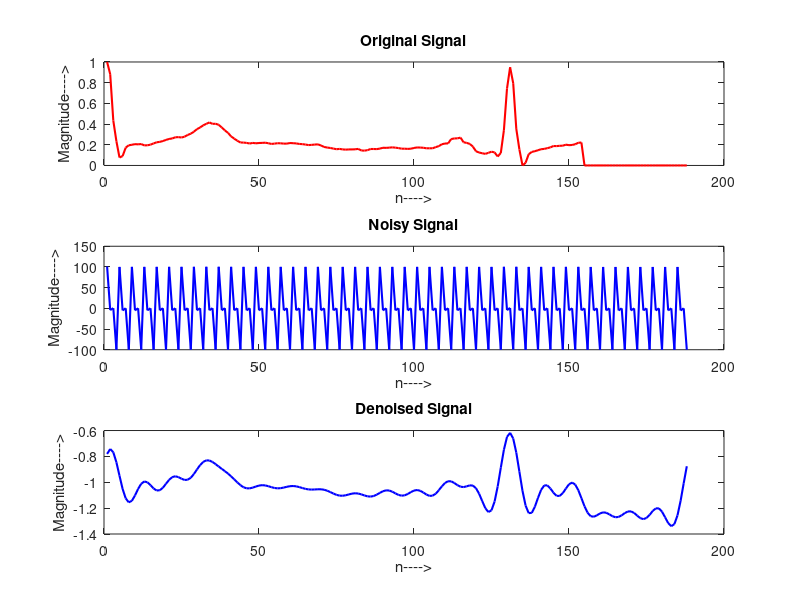
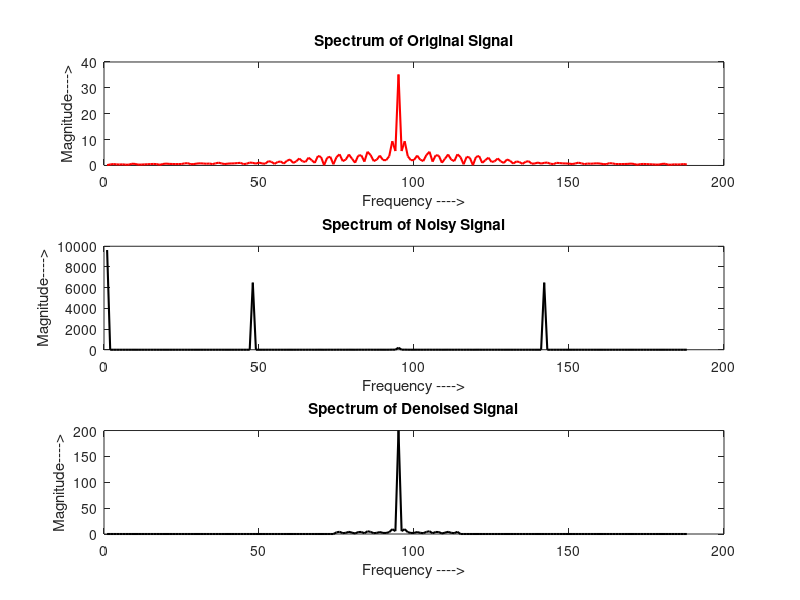
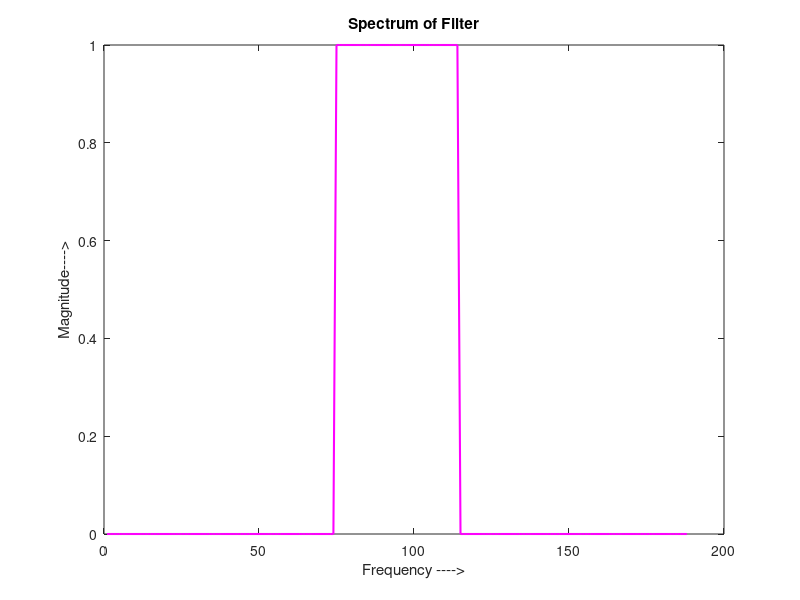

Reproduce these figures in MATLAB, in order.

%    Filtering the noise using fft


clear all; close all; clc;

n = 1:188;
load('ecg.mat');
x=ecg(1,:);
zz= [100 -5 0 -100];
noise=repmat(zz,[1,47]);

y = x + noise; % noisy signal

figure(1);
subplot(3,1,1); plot(n,x,'r','LineWidth',1.5); % let's use plot instead of stem
xlabel('n---->'); ylabel('Magnitude---->');
title('Original Signal'); 
%axis([0 260 0 15]);

subplot(3,1,2);plot(n,y,'b','LineWidth',1.5); % since it is a long sequence
xlabel('n---->'); ylabel('Magnitude---->');
title('Noisy Signal'); 
%axis([0 260 0 15]); 

X = fft(x);
Y = fft(y);

figure(2);subplot(3,1,1);plot(fftshift(abs(X)),'r','LineWidth',1.5 );
%fftshift(X) rearranges a Fourier transform X by shifting the 
%zero-frequency component to the center of the array.
xlabel('Frequency ---->'); ylabel('Magnitude---->');
title('Spectrum of Original Signal');
%axis([0 260 0 1200]);

subplot(3,1,2);plot(fftshift(abs(Y)),'k','LineWidth',1.5 );
xlabel('Frequency ---->'); ylabel('Magnitude---->');
title('Spectrum of Noisy Signal');
%axis([0 260 0 1200]);

% H = [ones(1,15) zeros(1,226), ones(1,15)]; % the filter response
H = [ones(1,20) zeros(1,148), ones(1,20)]; % the filter response

figure(3);
plot(fftshift(H),'m','LineWidth',1.5);
xlabel('Frequency ---->'); ylabel('Magnitude---->');
title('Spectrum of Filter');
%axis([0 260 0 1.2]);


Z = Y.*H; % filter in frequency domain
z = ifft(Z);
figure(1);subplot(3,1,3);plot(n, real(z),'b','LineWidth',1.5);
xlabel('n---->'); ylabel('Magnitude---->');
title('Denoised Signal'); %axis([0 260 0 15]); 
%axis([0 260 0 15]);

p = fft(z);
figure(2);
subplot(3,1,3);plot(fftshift(abs(p)),'k','LineWidth',1.5 );
xlabel('Frequency ---->'); ylabel('Magnitude---->');
title('Spectrum of Denoised Signal');
%axis([0 260 0 1200]);

